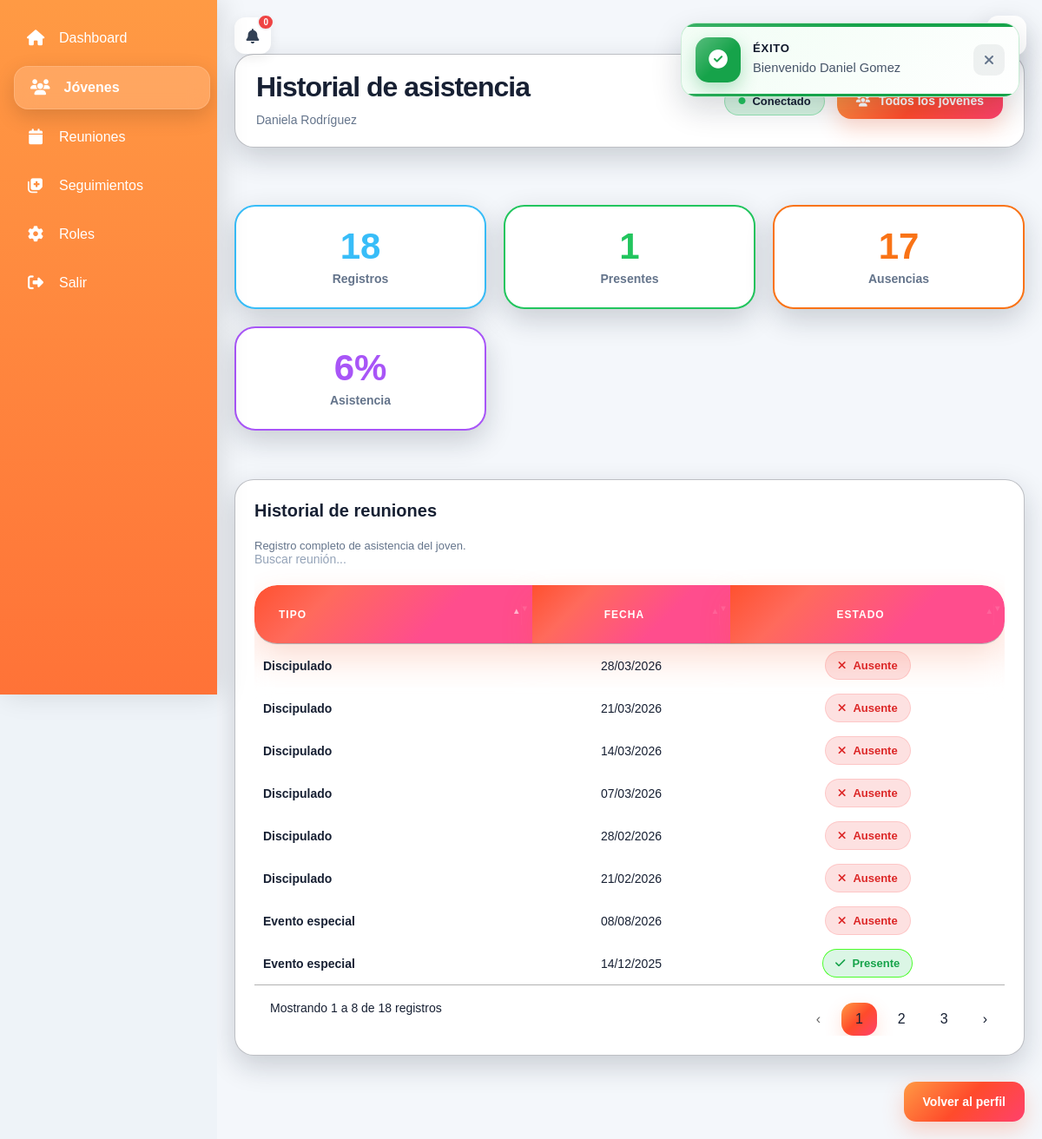
Page /views/jovenes/historial.php?id=5 (signed in) on the committed database.
### tables this page shows
CREATE TABLE `jovenes` (
  `id` int(11) NOT NULL,
  `nombre_completo` varchar(150) NOT NULL,
  `fecha_nacimiento` date DEFAULT NULL,
  `telefono` varchar(20) DEFAULT NULL,
  `estado_espiritual` enum('NUEVO','CONGREGANTE','DISCIPULADO','SERVIDOR','LIDER') DEFAULT NULL,
  `fecha_ingreso` date NOT NULL,
  `estado_actividad` enum('ACTIVO','INACTIVO','ELIMINADO') DEFAULT 'ACTIVO',
  `ultima_actividad` datetime DEFAULT NULL,
  `lider_id` int(11) DEFAULT NULL,
  `observaciones` text DEFAULT NULL,
  `es_servidor` tinyint(1) DEFAULT 0,
  `fecha_creacion` timestamp NOT NULL DEFAULT current_timestamp(),
  `edad` int(11) DEFAULT NULL,
  `fecha_actualizacion_edad` date DEFAULT NULL,
  `edad_manual` int(11) DEFAULT NULL,
  `genero` varchar(20) DEFAULT NULL,
  `activo` tinyint(1) GENERATED ALWAYS AS (`estado_actividad` = 'ACTIVO') STORED,
  `discipulado_activo` tinyint(1) DEFAULT 0,
  `discipulado_inicio` date DEFAULT NULL,
  `discipulado_fin` date DEFAULT NULL,
  `es_nuevo` tinyint(1) DEFAULT 0,
  `estado_proceso` enum('INICIO','CRECIMIENTO','MADURO') DEFAULT 'INICIO',
  `discipulado_estado` enum('NO','EN_PROCESO','COMPLETADO') DEFAULT 'NO'
);

CREATE TABLE `asistencia` (
  `id` int(11) NOT NULL,
  `reunion_id` int(11) NOT NULL,
  `joven_id` int(11) NOT NULL,
  `asistio` tinyint(1) NOT NULL,
  `fecha_registro` timestamp NOT NULL DEFAULT current_timestamp(),
  `created_at` timestamp NOT NULL DEFAULT current_timestamp(),
  `grupo_edad` varchar(20) DEFAULT NULL,
  `participa_discipulado` tinyint(1) DEFAULT 0,
  `grupo_conexion` tinyint(1) DEFAULT 0,
  `primera_vez` tinyint(1) DEFAULT 0
);

CREATE TABLE `reuniones` (
  `id` int(11) NOT NULL,
  `tipo` varchar(50) DEFAULT NULL,
  `titulo` varchar(150) NOT NULL,
  `fecha` date NOT NULL,
  `descripcion` text DEFAULT NULL,
  `creado_por` int(11) DEFAULT NULL,
  `fecha_creacion` timestamp NOT NULL DEFAULT current_timestamp()
);

### services/actividadService.php (called while the page is built, shortened)
<?php
function faltasConsecutivasConexion(
    PDO $pdo,
    int $joven_id
): int {
    $stmt = $pdo->prepare("
        SELECT a.asistio
        FROM asistencia a
        INNER JOIN reuniones r
            ON a.reunion_id = r.id
        WHERE a.joven_id = :id
        AND r.tipo = 'GRUPO_CONEXION'
        ORDER BY r.fecha DESC
        LIMIT 5
    ");
    $stmt->execute([
        "id" => $joven_id
    ]);
    $asistencias = $stmt->fetchAll(
        PDO::FETCH_COLUMN
    );
    $faltas = 0;
    return $faltas;
}
function mesesMinisterio(
    ?string $fechaIngreso
): int {
    $inicio = new DateTime(
        $fechaIngreso
    );
    $hoy = new DateTime();
    $diff = $inicio->diff($hoy);
    return ($diff->y * 12)
        + $diff->m;
}
function estadoConexionJoven(
    PDO $pdo,
    int $joven_id
): array {
    $stmt = $pdo->prepare("
        SELECT
            estado_espiritual,
            fecha_ingreso,
            es_servidor
        FROM jovenes
        WHERE id = :id
    ");
    $stmt->execute([
        "id" => $joven_id
    ]);
    $joven = $stmt->fetch(
        PDO::FETCH_ASSOC
    );
    $faltas = faltasConsecutivasConexion(
        $pdo,
        $joven_id
    );
    $estadoEspiritual = strtoupper(
        $joven["estado_espiritual"] ?? ''
    );
    $meses = mesesMinisterio(
        $joven["fecha_ingreso"] ?? null
    );
    $esServidor = (int) (
        $joven["es_servidor"] ?? 0
    );
    $esNuevo =
        $meses <= 3
        ||
        in_array(
            $estadoEspiritual,
            ESTADOS_NUEVOS
        );
    $esMaduro =
        $meses >= 12
        ||
        $esServidor === 1
        ||
        in_array(
            $estadoEspiritual,
            ESTADOS_MADUROS
        );
    return [
        "estado" => "Conectado",
        "color" => "ok",
        "icono" => "🟢"
    ];
}

### helpers/fechas.php (called while the page is built, shortened)
<?php
function formatearFecha($fecha)
{
    return !empty($fecha)
        ? date("d/m/Y", strtotime($fecha))
        : "-";
}

### views/jovenes/historial.php (the view, shortened to what this page needs)
<?php
require_once __DIR__ . "/../../config/conexion.php";
require_once __DIR__ . "/../../services/actividadService.php";
require_once __DIR__ . "/../../helpers/fechas.php";
$joven_id = (int) ($_GET["id"] ?? 0);
$stmt = $pdo->prepare("
    SELECT
        id,
        nombre_completo
    FROM jovenes
    WHERE id = :id
");
$stmt->execute([
    ":id" => $joven_id
]);
$joven = $stmt->fetch(PDO::FETCH_ASSOC);
$stmt = $pdo->prepare("
    SELECT
        r.id,
        r.tipo,
        r.fecha,
        a.asistio
    FROM asistencia a
    INNER JOIN reuniones r
        ON r.id = a.reunion_id
    WHERE a.joven_id = :id
    ORDER BY r.fecha DESC
");
$stmt->execute([
    ":id" => $joven_id
]);
$historial = $stmt->fetchAll(PDO::FETCH_ASSOC);
$total = count($historial);
$presentes = count(
    array_filter(
        $historial,
        fn($h) => (int) $h["asistio"] === 1
    )
);
$ausencias = $total - $presentes;
$porcentaje = $total > 0
    ? round(($presentes / $total) * 100)
    : 0;
$con = estadoConexionJoven(
    $pdo,
    $joven_id
);
$estadoConexion = $con["estado"];
$claseConexion = match ($con["color"]) {
    "danger"  => "conexion-danger",
    "warning" => "conexion-warning",
    default   => "conexion-ok"
};
require_once __DIR__ . "/../../includes/header.php";
?>
<div class="page">
<div class="page-header gx-history-header">
    <div class="page-header-left">
        <h1 class="page-title">
            Historial de asistencia
        </h1>
        <div class="page-subtitle">
            <?= htmlspecialchars($joven["nombre_completo"]) ?>
        </div>
    </div>
    <div class="page-header-right">
        <span class="perfil-conexion <?= $claseConexion ?>">
            <i class="fa-solid fa-circle"></i>
            <?= $estadoConexion ?>
        </span>
        <a
            href="<?= BASE_URL ?>/views/jovenes/index.php"
            class="btn btn-primary"
        >
            <i class="fa-solid fa-users"></i>
            Todos los jóvenes
        </a>
    </div>
</div>
    <div class="gx-stats gx-history-stats">
        <div class="gx-stat-card">
            <span class="gx-stat-value">
                <?= $total ?>
            </span>
            <span class="gx-stat-label">
                Registros
            </span>
        </div>
        <div class="gx-stat-card">
            <span class="gx-stat-value">
                <?= $presentes ?>
            </span>
            <span class="gx-stat-label">
                Presentes
            </span>
        </div>
        <div class="gx-stat-card">
            <span class="gx-stat-value">
                <?= $ausencias ?>
            </span>
            <span class="gx-stat-label">
                Ausencias
            </span>
        </div>
        <div class="gx-stat-card">
            <span class="gx-stat-value">
                <?= $porcentaje ?>%
            </span>
            <span class="gx-stat-label">
                Asistencia
            </span>
        </div>
    </div>
    <div class="page-section">
        <div class="section-header">
            <div>
                <h3 class="page-section-title">
                    Historial de reuniones
                </h3>
                <span class="section-subtitle">
                    Registro completo de asistencia del joven.
                </span>
            </div>
            <div class="search-wrapper">
                <input
                    type="text"
                    id="buscadorHistorial"
                    class="search-input"
                    placeholder="Buscar reunión..."
                    autocomplete="off"
                >
            </div>
        </div>                                                                                                                                                                                                                  <?php if (!empty($historial)): ?>
            <div class="table-wrapper">
                <table
                    id="tablaHistorial"
                    class="table gx-table"
                >
                    <thead>
                        <tr>
                            <th>Tipo</th>
                            <th>Fecha</th>
                            <th>Estado</th>
                        </tr>
                    </thead>
                    <tbody>
                        <?php foreach ($historial as $h): ?>
                            <tr>
                                <td>
                                    <?php
                                    $tipo = match ($h["tipo"]) {
                                        "REUNION_JOVENES" => "Reunión",
                                        "GRUPO_CONEXION" => "Grupo Conexión",
                                        "DISCIPULADO" => "Discipulado",
                                        "EVENTO_ESPECIAL" => "Evento",
                                        default => ucfirst(
                                            strtolower(
                                                str_replace(
                                                    "_",
                                                    " ",
                                                    $h["tipo"]
                                                )
                                            )
                                        )
                                    };
                                    ?>
                                    <?= htmlspecialchars($tipo) ?>
                                </td>
                                <td>
                                    <?= formatearFecha($h["fecha"]) ?>
                                </td>
                                <td>
                                    <?php if ((int) $h["asistio"] === 1): ?>
                                        <span class="badge badge-success">
                                            <i class="fa-solid fa-check"></i>
                                            Presente
                                        </span>
                                    <?php else: ?>
                                        <span class="badge badge-danger">
                                            <i class="fa-solid fa-xmark"></i>
                                            Ausente
                                        </span>
                                    <?php endif; ?>
                                </td>
                            </tr>
                        <?php endforeach; ?>
                    </tbody>
                </table>
            </div>
        <?php endif; ?>
    </div>
<div class="gx-actions gx-actions--single">
    <a
        href="<?= BASE_URL ?>/views/jovenes/ver.php?id=<?= $joven_id ?>"
        class="btn btn-primary"
    >
        Volver al perfil
    </a>
</div>
<?php
require_once __DIR__ . "/../../includes/footer.php";
?>

### rows in the picture
jovenes: nombre_completo "Daniela Rodríguez"
asistencia: reunion.tipo "Evento especial", reunion.fecha "08/08/2026", asistio 0 (drawn)
asistencia: reunion.tipo "Discipulado", reunion.fecha "28/03/2026", asistio 0 (drawn)
asistencia: reunion.tipo "Discipulado", reunion.fecha "21/03/2026", asistio 0 (drawn)
asistencia: reunion.tipo "Discipulado", reunion.fecha "14/03/2026", asistio 0 (drawn)
asistencia: reunion.tipo "Discipulado", reunion.fecha "07/03/2026", asistio 0 (drawn)
asistencia: reunion.tipo "Discipulado", reunion.fecha "28/02/2026", asistio 0 (drawn)
asistencia: reunion.tipo "Discipulado", reunion.fecha "21/02/2026", asistio 0 (drawn)
asistencia: reunion.tipo "Evento especial", reunion.fecha "14/12/2025", asistio 1 (drawn)

### other values in the picture
$totalNotificaciones "0"
$mensaje "Bienvenido Daniel Gomez"
$estadoConexion "Conectado"
$total "18"
$presentes "1"
$ausencias "17"
$porcentaje "6"
